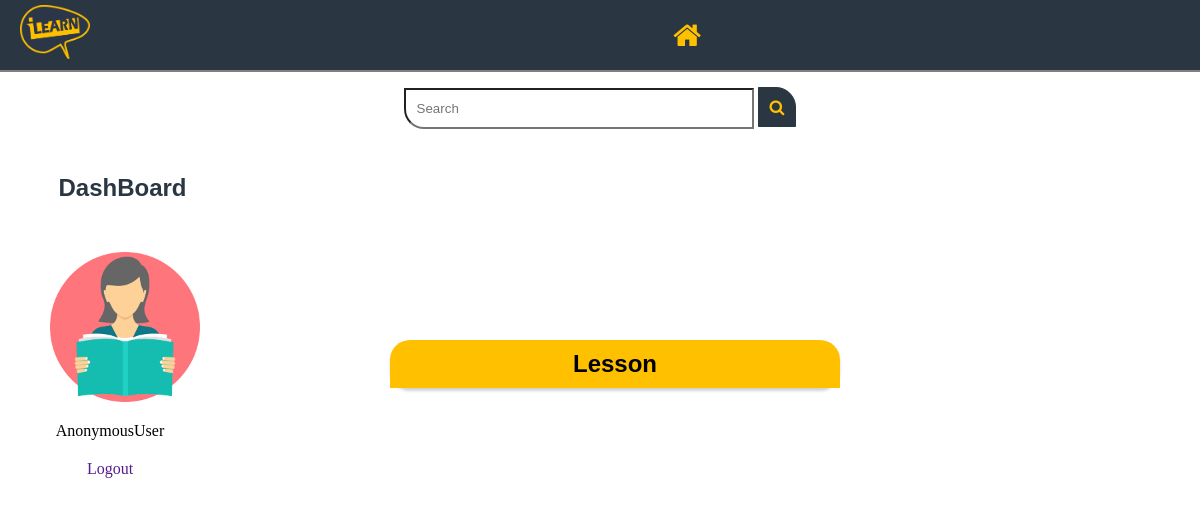
The page /words/ on the database as committed earlier.
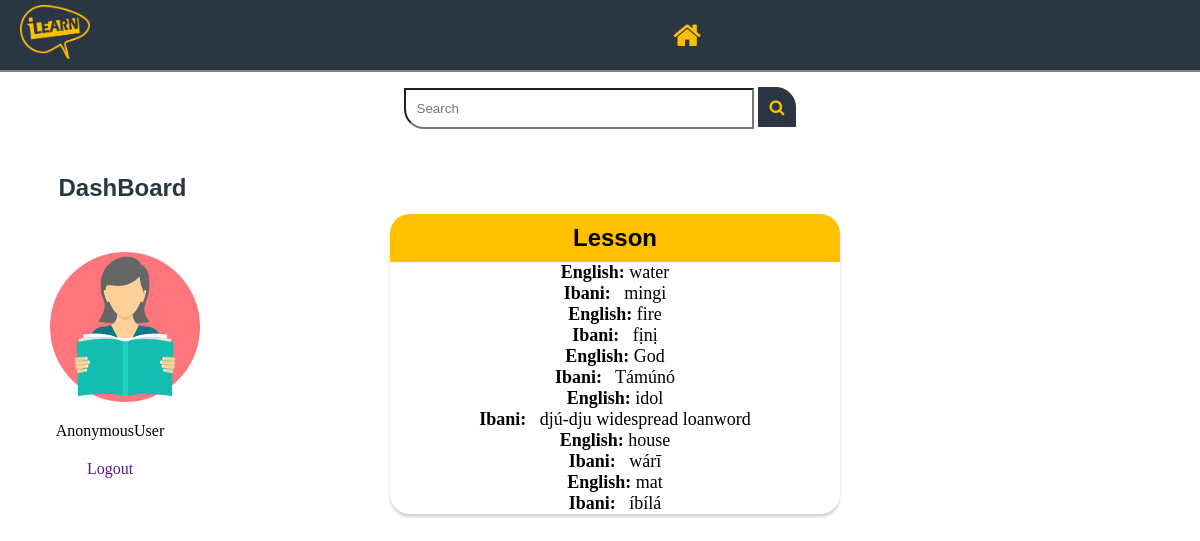
The same page on the database as committed later.
### iLearn/models.py (models this page shows, shortened)
class newWords(models.Model):
    word = models.CharField(max_length=150)
    translation = models.TextField()
    class Meta:
       verbose_name_plural = 'newWords'

### iLearn/views.py (the view)
# urls.py: path('words/',views.WordsView.as_view(),name='words'),
class WordsView(ListView):
    template_name = 'words.html'
    model = Number
    def get_queryset(self):
        query = self.request.GET.get('keyword')
        object_list = newWords.objects.all()
        return object_list

### templates/words.html (shortened to what this page needs)
{% load static %}
<html lang="en">
<head>
    <link rel="stylesheet" href="../static/font-awesome/font-awesome/css/font-awesome.min.css">
</head>
<body>
        <nav>
           <a href="#"> <img src="../media/iLearn.png" alt="" class="logo"></a>
           <ul>
            <a href="{% url 'home' %} " > <li class ="home fa fa-home"></li></a>
        </ul>
        </nav>
            <div class="search">
                <form action="{% url 'result' %}" method="GET">
            <input type="text" name='keyword' placeholder="Search" class="searchfield">
            <button class="searchbutton fa fa-search" type="submit"></button></form>
        </div>
        <section id="main">
            <div class="dashBoard">
                <h2> DashBoard</h2>
            <img src="../media/home.png" alt="">
            <p>{{ user}}</p>
            <a href="">Logout</a>
            </div>
            <div class="result">
                <h1> Lesson </h1>
                {% block content %}
                {% for words in object_list %}
               <p value='keyword'><strong>English:</strong>  {{ words.word }}</p>
               <p><strong>Ibani:</strong> &nbsp; {{ words.translation }}</p>
                {% endfor %}
                {% endblock %}
            </div>
        </section>
</body>
</html>

Rows that differ between the two databases and show on the page:
added newWords: word "water", translation "mingi"
added newWords: word "fire", translation "fịnị"
added newWords: word "God", translation "Támúnó"
added newWords: word "idol", translation "djú-dju widespread loanword"
added newWords: word "house", translation "wárī"
added newWords: word "mat", translation "íbílá"
